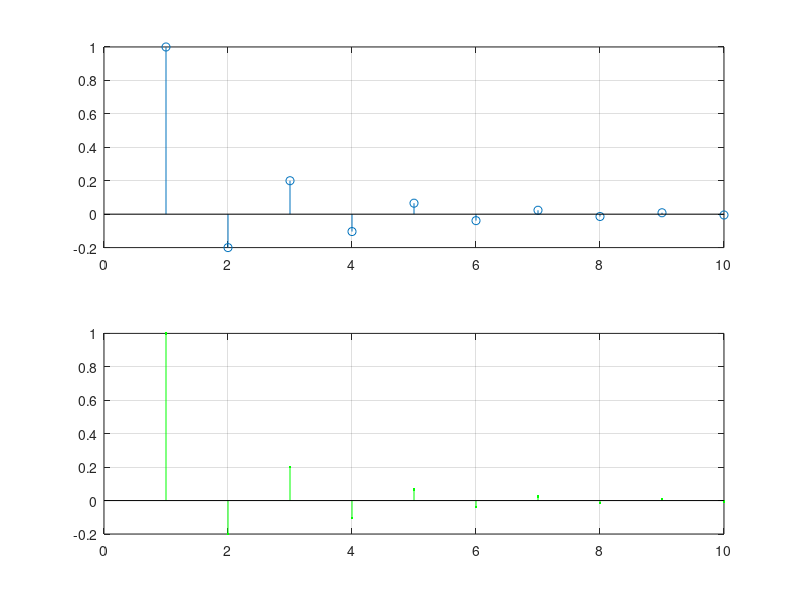

The MATLAB script that drew this image:
clc
clear all
close all

b = [1 0.2];
a = [1 0.4 -0.12];
%Two ways to find impulse response
%Method one
n = 0:9;
imp = n==0;
[hf t] = filter(b,a,imp);

%Method 2
[h t] = impz(b,a,10)

%plotting
subplot(2,1,1)
stem(h)
grid on;
hold on;
subplot(2,1,2)
stem(hf,'.g')
grid on;
